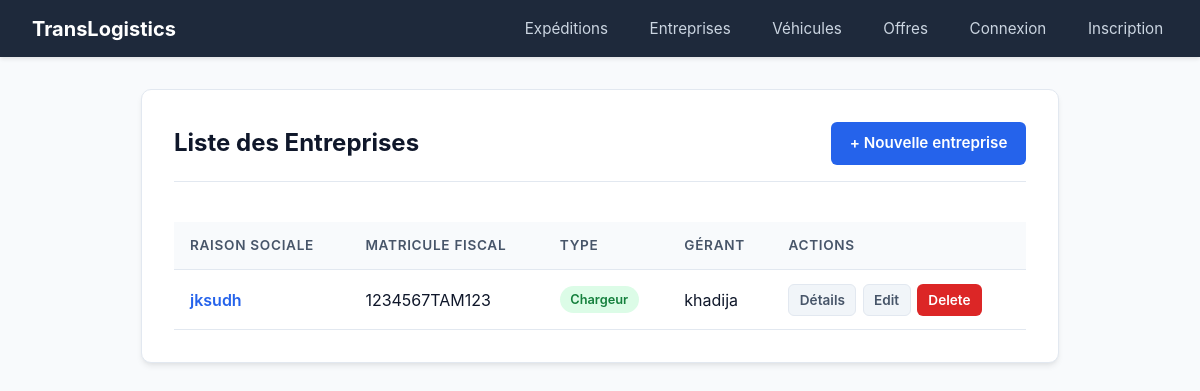
Page /entreprise/list/ on the earlier database version.
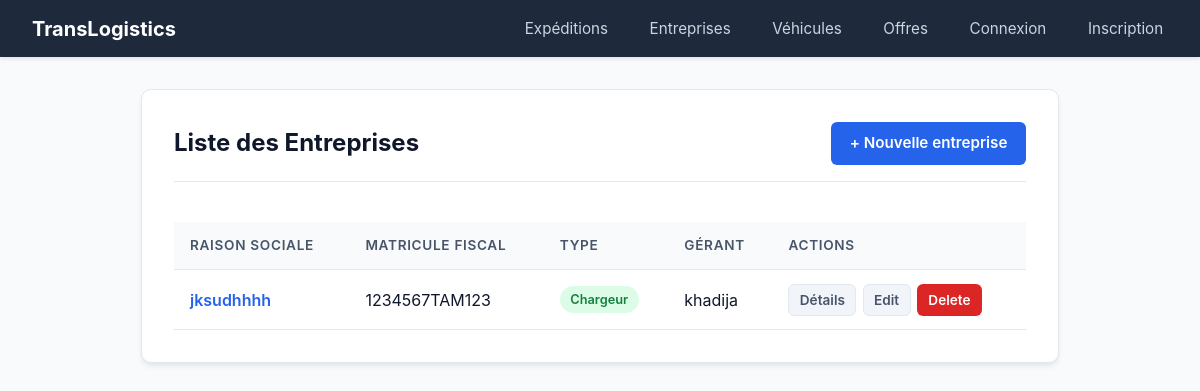
Same page on the later database version.
### EntrepriseApp/models.py (models this page shows, shortened)
class Entreprise(models.Model):
    raison_social = models.CharField(max_length=200, blank=False ,null=False)
    matricule_fiscal =models.CharField(max_length=17 ,unique=True, validators=[matricule_fiscal_validator])
    adresse = models.TextField(validators=[MinLengthValidator(20,"l'adresse ne peut pas avoir moins de 20 char"),MaxLengthValidator(400,"l'adresse ne peut pas depasser les 400 char")])
    type_entreprise=models.CharField(max_length=100,choices=[('c','chargeur'),
    ('t','transporteur')])
    created_at = models.DateTimeField(auto_now_add=True)
    updated_at =models.DateTimeField(auto_now=True)
    gerant= models.OneToOneField(Utilisateur ,on_delete=models.CASCADE,related_name='entreprise')

class Utilisateur(AbstractUser):
    email = models.EmailField(unique=True , validators=[validate_email])
    user_id = models.CharField(primary_key=True, max_length=8, unique=True)
    telephone = models.CharField(max_length=15, blank=True, null=True)
    role = models.CharField(max_length=20, choices=[
        ('admin', 'Admin'),
        ('c', 'chargeur'),
        ('t', 'transporteur')
    ], default='c')
    created_at = models.DateTimeField(auto_now_add=True)
    updated_at = models.DateTimeField(auto_now=True)

### EntrepriseApp/views.py (the view)
# urls.py: path('list/', listEntreprises, name='list_entreprises'),
def listEntreprises(request):
    liste = Entreprise.objects.all().order_by("raison_social")
    return render(request, 'entreprise/list.html', {"list": liste})

### templates/entreprise/list.html (shortened to what this page needs)
{% extends 'base.html' %}
{% block content %}
<div class="card">
    <div class="card-header">
        <h1 class="card-title">Liste des Entreprises</h1>
        <a class="btn btn-primary" href="{% url 'Entreprise:create_entreprise' %}">+ Nouvelle entreprise</a>
    </div>
    <div class="table-responsive">
        <table class="table">
            <thead>
                <tr>
                    <th>Raison Sociale</th>
                    <th>Matricule Fiscal</th>
                    <th>Type</th>
                    <th>Gérant</th>
                    <th>Actions</th>
                </tr>
            </thead>
            <tbody>
            {% for entreprise in list %}
                <tr>
                    <td>
                        <a href="{% url 'Entreprise:detail_entreprise' id=entreprise.id %}" style="font-weight: 600; color: var(--primary); text-decoration: none;">
                            {{ entreprise.raison_social }}
                        </a>
                    </td>
                    <td>{{ entreprise.matricule_fiscal }}</td>
                    <td>
                        <span class="badge {% if entreprise.type_entreprise == 'c' %}badge-publiee{% else %}badge-attribuee{% endif %}">
                            {{ entreprise.get_type_entreprise_display }}
                        </span>
                    </td>
                    <td>{{ entreprise.gerant.username }}</td>
                    <td>
                        <div class="actions-cell">
                            <a class="btn btn-secondary btn-sm" href="{% url 'Entreprise:detail_entreprise' id=entreprise.id %}">Détails</a>
                            <a class="btn btn-secondary btn-sm" href="{% url 'Entreprise:update_entreprise' pk=entreprise.id %}">Edit</a>
                            <a class="btn btn-danger btn-sm" href="{% url 'Entreprise:delete_entreprise' pk=entreprise.id %}">Delete</a>
                        </div>
                    </td>
                </tr>
            {% empty %}
                <tr>
                    <td colspan="5" class="empty-state">
                        <p>Aucune entreprise enregistrée.</p>
                    </td>
                </tr>
            {% endfor %}
            </tbody>
        </table>
    </div>
</div>
{% endblock %}

Differences in the rows shown:
changed Entreprise "1234567TAM123": raison_social "jksudh" → "jksudhhhh"
